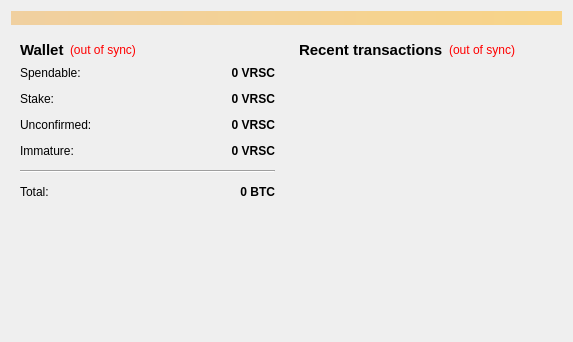
<?xml version="1.0" encoding="UTF-8"?>
<ui version="4.0">
 <class>OverviewPage</class>
 <widget class="QWidget" name="OverviewPage">
  <property name="geometry">
   <rect>
    <x>0</x>
    <y>0</y>
    <width>573</width>
    <height>342</height>
   </rect>
  </property>
  <property name="windowTitle">
   <string>Form</string>
  </property>
  <layout class="QVBoxLayout" name="topLayout">
   <item>
    <widget class="QLabel" name="labelAlerts">
     <property name="visible">
      <bool>false</bool>
     </property>
     <property name="styleSheet">
      <string notr="true">background-color: qlineargradient(x1: 0, y1: 0, x2: 1, y2: 0, stop:0 #F0D0A0, stop:1 #F8D488);  color:#000000
</string>
     </property>
     <property name="wordWrap">
      <bool>true</bool>
     </property>
     <property name="margin">
      <number>3</number>
     </property>
    </widget>
   </item>
   <item>
    <layout class="QHBoxLayout" name="horizontalLayout" stretch="1,1">
     <item>
      <layout class="QVBoxLayout" name="verticalLayout_2">
       <item>
        <widget class="QWidget" name="widget" native="true">
         <layout class="QVBoxLayout" name="verticalLayout_4">
          <item>
           <layout class="QHBoxLayout" name="horizontalLayout_4">
            <item>
             <widget class="QLabel" name="label_5">
              <property name="font">
               <font>
                <pointsize>11</pointsize>
                <weight>75</weight>
                <bold>true</bold>
               </font>
              </property>
              <property name="text">
               <string>Wallet</string>
              </property>
             </widget>
            </item>
            <item>
             <widget class="QLabel" name="labelWalletStatus">
              <property name="toolTip">
               <string>The displayed information may be out of date. Your wallet automatically synchronizes with the VRSCoin network after a connection is established, but this process has not completed yet.</string>
              </property>
              <property name="styleSheet">
               <string notr="true">QLabel { color: red; }</string>
              </property>
              <property name="text">
               <string notr="true">(out of sync)</string>
              </property>
              <property name="alignment">
               <set>Qt::AlignLeading|Qt::AlignLeft|Qt::AlignVCenter</set>
              </property>
             </widget>
            </item>
            <item>
             <spacer name="horizontalSpacer_2">
              <property name="orientation">
               <enum>Qt::Horizontal</enum>
              </property>
              <property name="sizeHint" stdset="0">
               <size>
                <width>40</width>
                <height>20</height>
               </size>
              </property>
             </spacer>
            </item>
           </layout>
          </item>
          <item>
           <layout class="QFormLayout" name="formLayout_2">
            <property name="fieldGrowthPolicy">
             <enum>QFormLayout::AllNonFixedFieldsGrow</enum>
            </property>
            <property name="horizontalSpacing">
             <number>12</number>
            </property>
            <property name="verticalSpacing">
             <number>12</number>
            </property>
            <item row="0" column="0">
             <widget class="QLabel" name="label">
              <property name="text">
               <string>Spendable:</string>
              </property>
             </widget>
            </item>
            <item row="0" column="1">
             <widget class="QLabel" name="labelBalance">
              <property name="font">
               <font>
                <weight>75</weight>
                <bold>true</bold>
               </font>
              </property>
              <property name="cursor">
               <cursorShape>IBeamCursor</cursorShape>
              </property>
              <property name="toolTip">
               <string>Your current spendable balance</string>
              </property>
              <property name="text">
               <string notr="true">0 VRSC</string>
              </property>
              <property name="alignment">
               <set>Qt::AlignRight|Qt::AlignTrailing|Qt::AlignVCenter</set>
              </property>
              <property name="textInteractionFlags">
               <set>Qt::LinksAccessibleByMouse|Qt::TextSelectableByKeyboard|Qt::TextSelectableByMouse</set>
              </property>
             </widget>
            </item>
            <item row="1" column="0">
             <widget class="QLabel" name="label_6">
              <property name="text">
               <string>Stake:</string>
              </property>
             </widget>
            </item>
            <item row="1" column="1">
             <widget class="QLabel" name="labelStake">
              <property name="font">
               <font>
                <weight>75</weight>
                <bold>true</bold>
               </font>
              </property>
              <property name="cursor">
               <cursorShape>IBeamCursor</cursorShape>
              </property>
              <property name="toolTip">
               <string>Total of coins that was staked, and do not yet count toward the current balance</string>
              </property>
              <property name="text">
               <string notr="true">0 VRSC</string>
              </property>
              <property name="alignment">
               <set>Qt::AlignRight|Qt::AlignTrailing|Qt::AlignVCenter</set>
              </property>
              <property name="textInteractionFlags">
               <set>Qt::LinksAccessibleByMouse|Qt::TextSelectableByKeyboard|Qt::TextSelectableByMouse</set>
              </property>
             </widget>
            </item>
            <item row="2" column="0">
             <widget class="QLabel" name="label_3">
              <property name="text">
               <string>Unconfirmed:</string>
              </property>
             </widget>
            </item>
            <item row="2" column="1">
             <widget class="QLabel" name="labelUnconfirmed">
              <property name="font">
               <font>
                <weight>75</weight>
                <bold>true</bold>
               </font>
              </property>
              <property name="cursor">
               <cursorShape>IBeamCursor</cursorShape>
              </property>
              <property name="toolTip">
               <string>Total of transactions that have yet to be confirmed, and do not yet count toward the current balance</string>
              </property>
              <property name="text">
               <string notr="true">0 VRSC</string>
              </property>
              <property name="alignment">
               <set>Qt::AlignRight|Qt::AlignTrailing|Qt::AlignVCenter</set>
              </property>
              <property name="textInteractionFlags">
               <set>Qt::LinksAccessibleByMouse|Qt::TextSelectableByKeyboard|Qt::TextSelectableByMouse</set>
              </property>
             </widget>
            </item>
            <item row="3" column="0">
             <widget class="QLabel" name="labelImmatureText">
              <property name="text">
               <string>Immature:</string>
              </property>
             </widget>
            </item>
            <item row="3" column="1">
             <widget class="QLabel" name="labelImmature">
              <property name="font">
               <font>
                <weight>75</weight>
                <bold>true</bold>
               </font>
              </property>
              <property name="toolTip">
               <string>Mined balance that has not yet matured</string>
              </property>
              <property name="text">
               <string notr="true">0 VRSC</string>
              </property>
              <property name="alignment">
               <set>Qt::AlignRight|Qt::AlignTrailing|Qt::AlignVCenter</set>
              </property>
              <property name="textInteractionFlags">
               <set>Qt::LinksAccessibleByMouse|Qt::TextSelectableByKeyboard|Qt::TextSelectableByMouse</set>
              </property>
             </widget>
            </item>
            <item row="4" column="0" colspan="2">
             <widget class="Line" name="line">
              <property name="orientation">
               <enum>Qt::Horizontal</enum>
              </property>
             </widget>
            </item>
            <item row="5" column="0">
             <widget class="QLabel" name="labelTotalText">
              <property name="text">
               <string>Total:</string>
              </property>
             </widget>
            </item>
            <item row="5" column="1">
             <widget class="QLabel" name="labelTotal">
              <property name="font">
               <font>
                <weight>75</weight>
                <bold>true</bold>
               </font>
              </property>
              <property name="cursor">
               <cursorShape>IBeamCursor</cursorShape>
              </property>
              <property name="toolTip">
               <string>Your current total balance</string>
              </property>
              <property name="text">
               <string notr="true">0 BTC</string>
              </property>
              <property name="alignment">
               <set>Qt::AlignRight|Qt::AlignTrailing|Qt::AlignVCenter</set>
              </property>
              <property name="textInteractionFlags">
               <set>Qt::LinksAccessibleByMouse|Qt::TextSelectableByKeyboard|Qt::TextSelectableByMouse</set>
              </property>
             </widget>
            </item>
           </layout>
          </item>
         </layout>
        </widget>
       </item>
       <item>
        <spacer name="verticalSpacer">
         <property name="orientation">
          <enum>Qt::Vertical</enum>
         </property>
         <property name="sizeHint" stdset="0">
          <size>
           <width>20</width>
           <height>40</height>
          </size>
         </property>
        </spacer>
       </item>
      </layout>
     </item>
     <item>
      <layout class="QVBoxLayout" name="verticalLayout_3">
       <item>
        <widget class="QWidget" name="widget_2" native="true">
         <layout class="QVBoxLayout" name="verticalLayout">
          <item>
           <layout class="QHBoxLayout" name="horizontalLayout_2">
            <item>
             <widget class="QLabel" name="label_4">
              <property name="font">
               <font>
                <pointsize>11</pointsize>
                <weight>75</weight>
                <bold>true</bold>
               </font>
              </property>
              <property name="text">
               <string>&lt;b&gt;Recent transactions&lt;/b&gt;</string>
              </property>
             </widget>
            </item>
            <item>
             <widget class="QLabel" name="labelTransactionsStatus">
              <property name="toolTip">
               <string>The displayed information may be out of date. Your wallet automatically synchronizes with the VRSCoin network after a connection is established, but this process has not completed yet.</string>
              </property>
              <property name="styleSheet">
               <string notr="true">QLabel { color: red; }</string>
              </property>
              <property name="text">
               <string notr="true">(out of sync)</string>
              </property>
              <property name="alignment">
               <set>Qt::AlignRight|Qt::AlignTrailing|Qt::AlignVCenter</set>
              </property>
             </widget>
            </item>
            <item>
             <spacer name="horizontalSpacer">
              <property name="orientation">
               <enum>Qt::Horizontal</enum>
              </property>
              <property name="sizeHint" stdset="0">
               <size>
                <width>40</width>
                <height>20</height>
               </size>
              </property>
             </spacer>
            </item>
           </layout>
          </item>
          <item>
           <widget class="QListView" name="listTransactions">
            <property name="styleSheet">
             <string notr="true">QListView { background: transparent; }</string>
            </property>
            <property name="frameShape">
             <enum>QFrame::NoFrame</enum>
            </property>
            <property name="verticalScrollBarPolicy">
             <enum>Qt::ScrollBarAlwaysOff</enum>
            </property>
            <property name="horizontalScrollBarPolicy">
             <enum>Qt::ScrollBarAlwaysOff</enum>
            </property>
            <property name="selectionMode">
             <enum>QAbstractItemView::NoSelection</enum>
            </property>
           </widget>
          </item>
         </layout>
        </widget>
       </item>
      </layout>
     </item>
    </layout>
   </item>
  </layout>
 </widget>
 <resources/>
 <connections/>
</ui>
